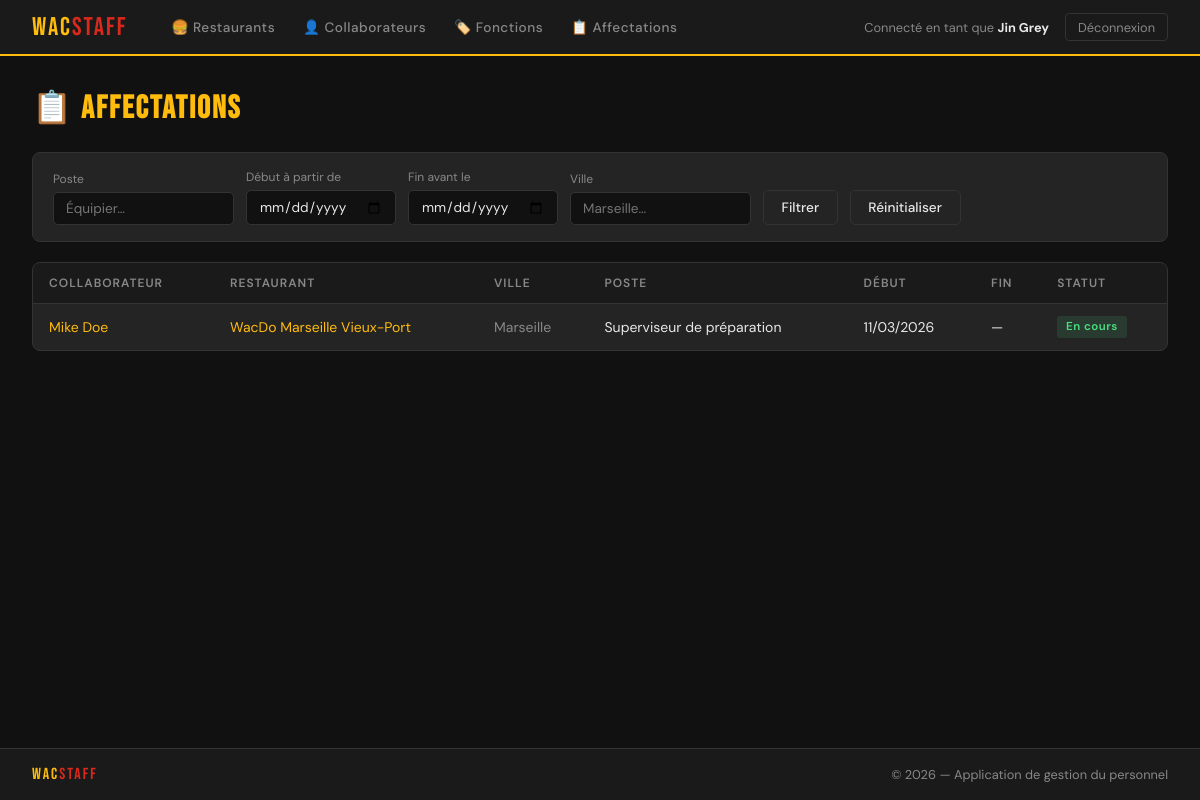
The page /WacStaff/affectations/ (signed in) on the database as committed earlier.
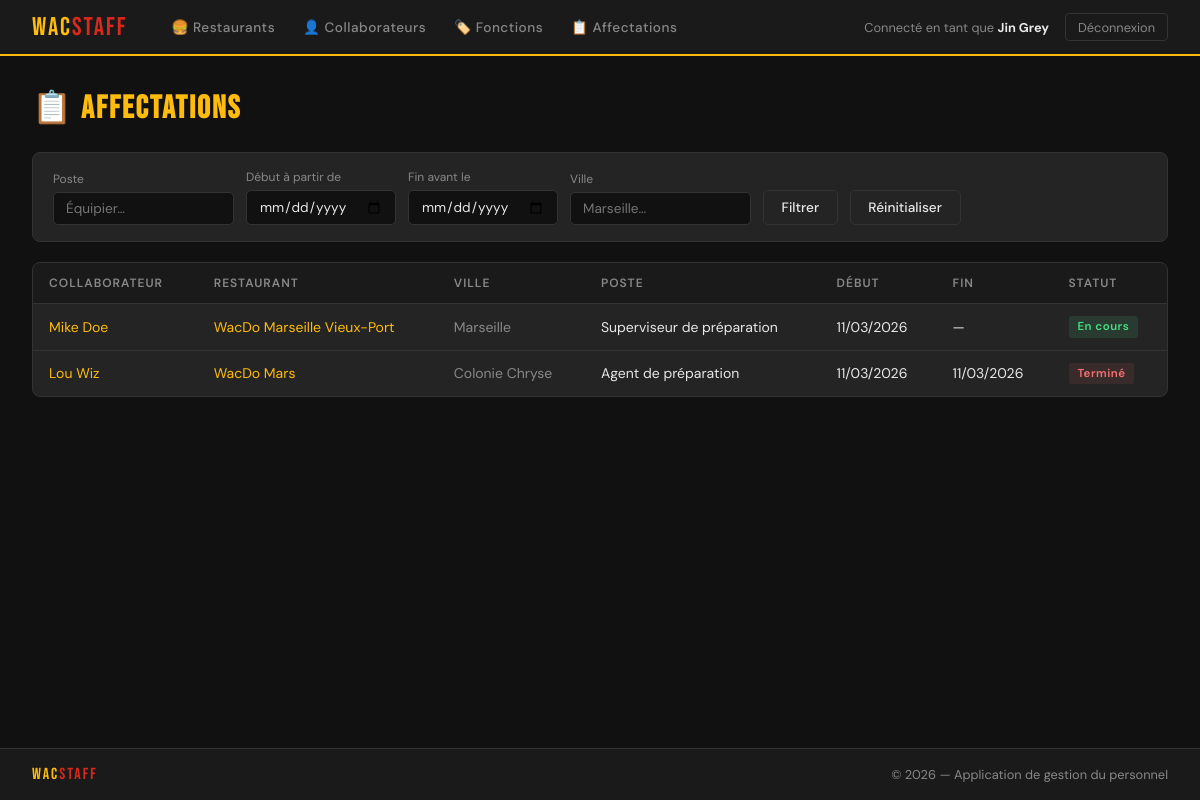
The same page on the database as committed later.
### WacStaff/models.py (models this page shows, shortened)
class Collaborateur(AbstractBaseUser, PermissionsMixin):
    nom = models.CharField(max_length=100)
    prenom = models.CharField(max_length=100)
    email = models.EmailField(max_length=100, unique=True)
    date1ereEmbauche = models.DateTimeField(auto_now_add=True)
    admin = models.BooleanField(default=False)
    USERNAME_FIELD = 'email'            # champ utilisé pour se connecter
    REQUIRED_FIELDS = ['nom', 'prenom'] # champs demandés par createsuperuser en plus de l'email
    objects = CollaborateurManager()
    @property
    def is_staff(self):
        return self.admin

class Affectation(models.Model):
    collaborateur = models.ForeignKey(Collaborateur, on_delete=models.PROTECT, related_name='affectations')
    restaurant = models.ForeignKey(Restaurant, on_delete=models.PROTECT, related_name='affectations')
    poste = models.ForeignKey(Fonction, on_delete=models.PROTECT, related_name='affectations')
    debut = models.DateTimeField(auto_now_add=True)
    fin = models.DateTimeField(null=True, blank=True)

class Restaurant(models.Model):
    nom = models.CharField(max_length=100, unique=True)
    adresse = models.CharField(max_length=300, unique=True)
    codePostal = models.CharField(max_length=50)
    ville = models.CharField(max_length=100)

class Fonction(models.Model):
    intitulePoste = models.CharField(max_length=100, unique=True)

### WacStaff/views.py (the view)
# urls.py: path('affectations/', views.affectation_list, name='affectation_list'),
@login_required
def affectation_list(request):
    qs = Affectation.objects.select_related('collaborateur', 'restaurant', 'poste')
    q_poste = request.GET.get('poste', '')
    q_debut = request.GET.get('debut', '')
    q_fin = request.GET.get('fin', '')
    q_ville = request.GET.get('ville', '')
    if q_poste:
        qs = qs.filter(poste__intitulePoste__icontains=q_poste)
    if q_debut:
        qs = qs.filter(debut__date__gte=q_debut)
    if q_fin:
        qs = qs.filter(fin__date__lte=q_fin)
    if q_ville:
        qs = qs.filter(restaurant__ville__icontains=q_ville)
    return render(request, 'affectations/list.html', {
        'affectations': qs, 'q_poste': q_poste, 'q_debut': q_debut,
        'q_fin': q_fin, 'q_ville': q_ville,
    })

### WacStaff/templates/affectations/list.html (shortened to what this page needs)
{% extends "base.html" %}
{% block content %}
<div class="page-header">
    <h1 class="page-title">📋 <span>Affectations</span></h1>
</div>
<form method="get" class="search-bar">
    <div>
        <label>Poste</label>
        <input type="text" name="poste" value="{{ q_poste }}" placeholder="Équipier…">
    </div>
    <div>
        <label>Début à partir de</label>
        <input type="date" name="debut" value="{{ q_debut }}">
    </div>
    <div>
        <label>Fin avant le</label>
        <input type="date" name="fin" value="{{ q_fin }}">
    </div>
    <div>
        <label>Ville</label>
        <input type="text" name="ville" value="{{ q_ville }}" placeholder="Marseille…">
    </div>
    <button type="submit" class="btn btn-secondary">Filtrer</button>
    <a href="{% url 'affectation_list' %}" class="btn btn-secondary">Réinitialiser</a>
</form>
<div class="table-wrap">
    {% if affectations %}
    <table>
        <thead>
            <tr><th>Collaborateur</th><th>Restaurant</th><th>Ville</th><th>Poste</th><th>Début</th><th>Fin</th><th>Statut</th>{% if user.is_staff %}<th>Actions</th>{% endif %}</tr>
        </thead>
        <tbody>
        {% for a in affectations %}
        <tr>
            <td><a href="{% url 'collaborateur_detail' a.collaborateur.pk %}" style="color:#FFBC0D;text-decoration:none;">{{ a.collaborateur.prenom }} {{ a.collaborateur.nom }}</a></td>
            <td><a href="{% url 'restaurant_detail' a.restaurant.pk %}" style="color:#FFBC0D;text-decoration:none;">{{ a.restaurant.nom }}</a></td>
            <td style="color:#888;">{{ a.restaurant.ville }}</td>
            <td>{{ a.poste.intitulePoste }}</td>
            <td>{{ a.debut|date:"d/m/Y" }}</td>
            <td>{% if a.fin %}{{ a.fin|date:"d/m/Y" }}{% else %}—{% endif %}</td>
            <td>{% if a.fin %}<span class="badge badge-closed">Terminé</span>{% else %}<span class="badge badge-active">En cours</span>{% endif %}</td>
        </tr>
        {% endfor %}
        </tbody>
    </table>
    {% else %}
    <div class="empty-state">Aucune affectation trouvée.</div>
    {% endif %}
</div>
{% endblock %}

### WacStaff/templates/base.html (shortened to what this page needs)
<!doctype html>
<html lang="fr">
<head>
    {% load static %}
    <link rel="stylesheet" href="{% static 'wacstaff.css' %}">
</head>
<body>
{% if user.is_authenticated %}
<nav>
    <a href="{% url 'home' %}" class="nav-brand">Wac<span>Staff</span></a>
    <div class="nav-links">
        <a href="{% url 'restaurant_list' %}">🍔 Restaurants</a>
        <a href="{% url 'collaborateur_list' %}">👤 Collaborateurs</a>
        <a href="{% url 'fonction_list' %}">🏷️ Fonctions</a>
        <a href="{% url 'affectation_list' %}">📋 Affectations</a>
    </div>
    <div class="nav-user">
        <span>Connecté en tant que <strong>{{ user.prenom }} {{ user.nom }}</strong>
        </span>
        <form method="post" action="{% url 'logout' %}" style="display:inline;">
            <button type="submit" class="btn-logout">Déconnexion</button>
        </form>
    </div>
</nav>
{% endif %}
<main>
    {% block content %}{% endblock %}
</main>
<footer>
    <span class="footer-brand">Wac<span>Staff</span></span>
    <span class="footer-copy">© {% now "Y" %} — Application de gestion du personnel</span>
</footer>
</body>
</html>

### WacStaff/static/wacstaff.css (style rules this page uses)
:root { --gold: #FFBC0D; --red: #DA291C; --dark: #1a1a1a; --darker: #111111; --surface: #242424; --border: #333333; --text: #e8e8e8; --muted: #888888; --success: #4ade80; --danger: #f87171; }
* { box-sizing: border-box; margin: 0; padding: 0; }
body { font-family: 'DM Sans', sans-serif; background: var(--darker); color: var(--text); min-height: 100vh; display: flex; flex-direction: column; }
nav { background: var(--dark); border-bottom: 2px solid var(--gold); padding: 0 2rem; display: flex; align-items: center; gap: 2rem; height: 56px; position: sticky; top: 0; z-index: 100; }
.nav-brand { font-family: 'Bebas Neue', sans-serif; font-size: 1.6rem; color: var(--gold); letter-spacing: 2px; text-decoration: none; }
.nav-brand span { color: var(--red); }
.nav-links { display: flex; gap: 0.25rem; flex: 1; }
.nav-links a { color: var(--muted); text-decoration: none; font-size: 0.85rem; font-weight: 500; padding: 0.4rem 0.75rem; border-radius: 4px; transition: all 0.15s; letter-spacing: 0.5px; }
.nav-user { display: flex; align-items: center; gap: 1rem; font-size: 0.8rem; color: var(--muted); }
.nav-user strong { color: var(--text); }
.btn-logout { background: none; border: 1px solid var(--border); color: var(--muted); padding: 0.3rem 0.75rem; border-radius: 4px; cursor: pointer; font-size: 0.8rem; font-family: 'DM Sans', sans-serif; text-decoration: none; transition: all 0.15s; }
main { flex: 1; padding: 2rem; max-width: 1200px; margin: 0 auto; width: 100%; }
.page-header { display: flex; justify-content: space-between; align-items: center; margin-bottom: 1.5rem; }
.page-title { font-family: 'Bebas Neue', sans-serif; font-size: 2rem; letter-spacing: 2px; color: var(--text); }
.page-title span { color: var(--gold); }
.btn { display: inline-flex; align-items: center; gap: 0.4rem; padding: 0.5rem 1.1rem; border-radius: 5px; font-size: 0.85rem; font-weight: 500; text-decoration: none; cursor: pointer; border: none; transition: all 0.15s; font-family: 'DM Sans', sans-serif; }
.btn-secondary { background: var(--surface); color: var(--text); border: 1px solid var(--border); }
.search-bar { background: var(--surface); border: 1px solid var(--border); border-radius: 8px; padding: 1rem 1.25rem; display: flex; gap: 0.75rem; flex-wrap: wrap; align-items: flex-end; margin-bottom: 1.25rem; }
.search-bar label { font-size: 0.75rem; color: var(--muted); display: block; margin-bottom: 0.3rem; }
.search-bar input, .search-bar select { background: var(--darker); border: 1px solid var(--border); color: var(--text); padding: 0.45rem 0.75rem; border-radius: 5px; font-size: 0.85rem; font-family: 'DM Sans', sans-serif; min-width: 150px; }
.table-wrap { background: var(--surface); border: 1px solid var(--border); border-radius: 8px; overflow: hidden; }
table { width: 100%; border-collapse: collapse; }
th { background: var(--dark); font-size: 0.75rem; font-weight: 600; color: var(--muted); text-transform: uppercase; letter-spacing: 1px; padding: 0.75rem 1rem; text-align: left; }
td { padding: 0.75rem 1rem; border-top: 1px solid var(--border); font-size: 0.875rem; vertical-align: middle; }
.badge { display: inline-block; padding: 0.2rem 0.55rem; border-radius: 3px; font-size: 0.72rem; font-weight: 600; letter-spacing: 0.5px; }
.badge-active { background: rgba(74,222,128,0.12); color: var(--success); }
.badge-closed { background: rgba(248,113,113,0.1); color: var(--danger); }
footer { background: var(--dark); border-top: 1px solid var(--border); padding: 1rem 2rem; display: flex; justify-content: space-between; align-items: center; font-size: 0.8rem; color: var(--muted); }
.footer-brand { font-family: 'Bebas Neue', sans-serif; font-size: 1rem; color: var(--gold); letter-spacing: 2px; }
.footer-brand span { color: var(--red); }
.footer-copy { color: var(--muted); }

Rows that differ between the two databases and show on the page:
added Affectation: collaborateur.prenom "Lou", collaborateur.nom "Wiz", restaurant.nom "WacDo Mars", restaurant.ville "Colonie Chryse", poste.intitulePoste "Agent de préparation", debut "11/03/2026", fin "11/03/2026", shows "Terminé"
